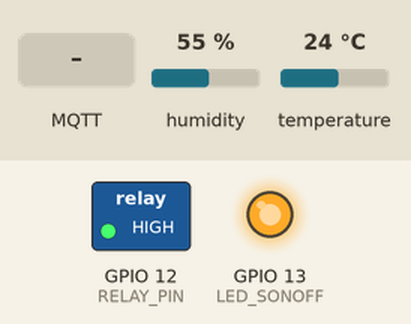
Recording of a sketch running on a simulated ESP8266 (NodeMCU). On the bench: switched loads named in the sketch (green lamp = pin HIGH), output pins drawn as LEDs (lit = HIGH). Inputs (shaded band) come from the test bench; at power-on: humidity 55 %, temperature 24 °C. WiFi joins after 1.5 s; servers stay silent unless stated; no MQTT or app messages arrive unless stated; not simulated (calls return 0 or success): secrets_config.h; what the sketch prints to the serial monitor is not drawn.

Above: at 2.7 s.
2.8 s: MQTT message "ON" arrives on the first subscribed topic
At 2.93 s:
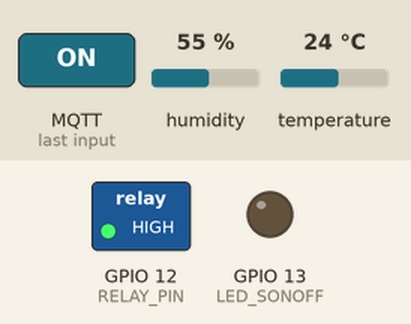
4.3 s: MQTT message "OFF" arrives on the first subscribed topic
At 4.9 s:
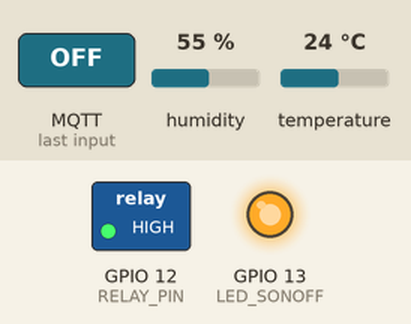
5.8 s: MQTT message "AUTO" arrives on the first subscribed topic
At 5.93 s:
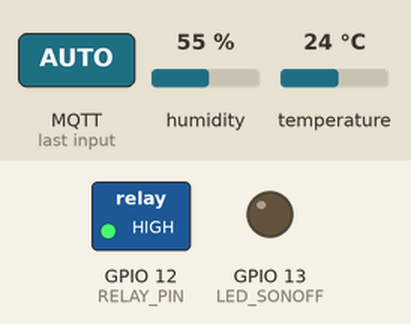
Timing chart, 0 to 8.8 s (numbered marks = the images above; inputs shaded):
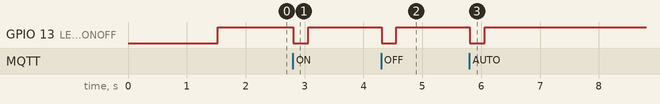

The sketch:

garage_ventilator.ino
```cpp
#include <ESP8266WiFi.h>  //For ESP8266
#include <PubSubClient.h> //For MQTT
#include <ESP8266mDNS.h>  //For OTA
#include <WiFiUdp.h>      //For OTA
#include <ArduinoOTA.h>   //For OTA
#include <DHT.h>
#include "ArduinoJson.h"
#include "secrets_config.h" //For wifi/mqtt secrets

// DHT
#define DHTPIN 3 //GPIO 03 - RX PIN  //GPIO 01 - TX PIN
#define DHTTYPE DHT22

DHT dht = DHT(DHTPIN, DHTTYPE);

// configured in "secrets_config.h"
//**********************************
//WIFI configuration
//#define wifi_ssid "ssidname"
//#define wifi_password "password"

//MQTT configuration
//#define mqtt_server "192.168.100.3"
//#define mqtt_user "username"
//#define mqtt_password "password"
//**********************************
String mqtt_client_id="ESP8266-garageventilator";
//MQTT Topic configuration
#define mqtt_topic "home/garage/ventilator/status"

//sonoff relay pint
int RELAY_PIN = 12;
int LED_SONOFF = 13;

//wifi status
int status = WL_IDLE_STATUS;

//default values for fan
//can be set via mqtt message
int humid_low = 55;
int humid_high = 65;
String FANMODE = "ON";

//define dht22 sensor and relay status
String humidity;
String temperature;
String FANSTATUS = "ON";

//MQTT client
WiFiClient espClient;
PubSubClient mqtt_client(espClient);

//Necesary to make Arduino Software autodetect OTA device
WiFiServer TelnetServer(8266);

// Receive JSON messages
void mqtt_callback(char* topic, byte* payload, unsigned int length) {

  String message;
  for (int i = 0; i < length; i++) {
    char c = (char)payload[i];
    message += c;
  }
  Serial.print("received Topic ");
  Serial.print(topic);
  Serial.print(" | ");
  Serial.println(message);
  //calculate capacity with: https://arduinojson.org/v6/assistant/
  const size_t capacity = JSON_OBJECT_SIZE(3) + 60;
  DynamicJsonDocument doc(capacity);

  //const char* json =  "{\"mode\":\"AUTO\",\"humid_low\":55,\"humid_high\":65}"

  deserializeJson(doc, message);

  const char* mode = doc["mode"]; // "AUTO" // "ON" // "OFF"
  FANMODE = mode;
  humid_low = doc["humid_low"]; // 55
  humid_high = doc["humid_high"]; // 65

  if (FANMODE == "ON") {
    digitalWrite(RELAY_PIN, HIGH);
    FANSTATUS = "ON";
  } else if (FANMODE == "OFF") {
    digitalWrite(RELAY_PIN, LOW);
    FANSTATUS = "OFF";
  } else if ( FANMODE == "AUTO") {
    handleFanAUTOmode();
  }
  //send status back after every message received
  getAndSendTemperatureAndHumidityData();
}

void setup_wifi() {
  delay(10);
  Serial.print("Connecting to ");
  Serial.print(wifi_ssid);
  WiFi.hostname("sonoff-garagevent");
  WiFi.begin(wifi_ssid, wifi_password);
  MDNS.begin("sonoff-garagevent");
  while (WiFi.status() != WL_CONNECTED) {
    delay(500);
    Serial.print(".");
  }
  Serial.println("OK");
  Serial.print("IP address: ");
  Serial.println(WiFi.localIP());
}

void setup() {
  Serial.begin(115200);
  Serial.println("\r\nBooting...");

  //Relay always ON if no access to networks etc, works as dummy cable
  pinMode(RELAY_PIN, OUTPUT);
  digitalWrite(RELAY_PIN, HIGH);
  pinMode(LED_SONOFF, OUTPUT);
  digitalWrite(LED_SONOFF, LOW); // LOW will turn on the LED

  setup_wifi();

  Serial.print("Configuring OTA device...");
  TelnetServer.begin();   //Necesary to make Arduino Software autodetect OTA device
  ArduinoOTA.onStart([]() {Serial.println("OTA starting...");});
  ArduinoOTA.onEnd([]() {Serial.println("OTA update finished!");Serial.println("Rebooting...");});
  ArduinoOTA.onProgress([](unsigned int progress, unsigned int total) {Serial.printf("OTA in progress: %u%%\r\n", (progress / (total / 100)));});
  ArduinoOTA.onError([](ota_error_t error) {
    Serial.printf("Error[%u]: ", error);
    if (error == OTA_AUTH_ERROR) Serial.println("Auth Failed");
    else if (error == OTA_BEGIN_ERROR) Serial.println("Begin Failed");
    else if (error == OTA_CONNECT_ERROR) Serial.println("Connect Failed");
    else if (error == OTA_RECEIVE_ERROR) Serial.println("Receive Failed");
    else if (error == OTA_END_ERROR) Serial.println("End Failed");
  });
  ArduinoOTA.begin();
  Serial.println("OK");

  Serial.println("Configuring MQTT server...");
  mqtt_client.setServer(mqtt_server, 1883);
  //Listen mqtt messages
  mqtt_client.setCallback(mqtt_callback);
  Serial.printf("   Server IP: %s\r\n",mqtt_server);
  Serial.printf("   Username:  %s\r\n",mqtt_user);
  Serial.println("   Cliend Id: "+mqtt_client_id);
  Serial.println("   MQTT configured!");
  digitalWrite(LED_SONOFF, HIGH); // HIGH will turn off the LED

  dht.begin();

  Serial.println("Setup completed! Running app...");
}

long now = 0; //in ms
long lastMsg = 0;
long nowMin = 0;
long lastMsgMin = 0;
int MINUTE = 1000 *60; //in ms
int FANAUTOMODE_timeout = 1000*60*10; //10min in ms

void reconnectWiFi() {
  while (WiFi.status() != WL_CONNECTED) {
    delay(100);
    Serial.print(".");
  }
}

void mqtt_reconnect() {

  // Loop until we're reconnected
  while (!mqtt_client.connected()) {

    status = WiFi.status();
    if ( status != WL_CONNECTED) {
      WiFi.begin(wifi_ssid, wifi_password);
      while (WiFi.status() != WL_CONNECTED) {
        delay(500);
        Serial.print(".");
      }
      Serial.println("Connected to AP");
    }

    Serial.print("Attempting MQTT connection...");
    // Attempt to connect

    if (mqtt_client.connect(mqtt_client_id.c_str(), mqtt_user, mqtt_password)) {
      Serial.println("connected");
        mqtt_client.subscribe("home/garage/ventilator/cmd");
    } else {
      Serial.print("failed, rc=");
      Serial.print(mqtt_client.state());
      Serial.println(" try again in 1 seconds");
      // Wait 1 seconds before retrying
      delay(1000);
    }
  }
}

boolean mqtt_publish(char* topic_tosend, String payload_tosend) {
  if (WiFi.status() == WL_CONNECTED) {
    if (mqtt_client.connect((char*) mqtt_client_id.c_str(), mqtt_user, mqtt_password)) {
      unsigned int msg_length = payload_tosend.length();
      byte* p = (byte*)malloc(msg_length);
      memcpy(p, (char*) payload_tosend.c_str(), msg_length);

      if (mqtt_client.publish(topic_tosend, p, msg_length, 1)) {
        free(p);
        //todo: neeed?
        mqtt_client.disconnect();
        Serial.println(payload_tosend);
        return 1;
      } else {
        free(p);
        mqtt_client.disconnect();
        return 0;
      }
    } else {
      Serial.println("mqtt conn failed");
      return 0;
    }
  } else {
    Serial.println("wifi not connected");
    mqtt_reconnect();
    return 0;
  }
}

boolean sendMsg(char* topic_tosend, String payload_tosend) {
  int Attempt = 0;
  while (mqtt_publish(topic_tosend, payload_tosend) == 0) {
    delay(100);
    Attempt++;
    if (Attempt == 5) {
      Serial.println("mqtt pub failed");
      break;
    }
  }
   //Serial.println("message sent");
}

void getAndSendTemperatureAndHumidityData() {
  Serial.println("Collecting temperature data.");

  // Reading temperature or humidity takes about 250 milliseconds!
  float h = dht.readHumidity();
  // Read temperature as Celsius (the default)
  float t = dht.readTemperature();

  // Check if any reads failed and exit early (to try again).
  if (isnan(h) || isnan(t)) {
    Serial.println("Failed to read from DHT sensor!");
    return;
  }

  Serial.print("Humidity: ");
  Serial.print(h);
  Serial.print(" %\t");
  Serial.print("Temperature: ");
  Serial.print(t);
  Serial.print(" *C ");

  temperature = String(t);
  humidity = String(h);

  // Just debug messages
  Serial.print( "Sending temperature and humidity : [" );
  Serial.print( temperature ); Serial.print( "," );
  Serial.print( humidity );
  Serial.print( "]   -> " );

  // Prepare a JSON payload string
  String payload = "{";
  payload += "\"temp\":"; payload += temperature; payload += ",";
  payload += "\"humid\":"; payload += humidity; payload += ",";
  payload += "\"mode\":"; payload += "\""; payload += FANMODE; payload += "\""; payload += ",";
  payload += "\"fan\":"; payload += "\""; payload += FANSTATUS; payload += "\"";;
  payload += "}";

  digitalWrite(LED_SONOFF, LOW); // LOW will turn on the LED
  sendMsg(mqtt_topic, payload);
  delay(200);
  digitalWrite(LED_SONOFF, HIGH); // HIGH will turn off the LED
}

void loop() {

  ArduinoOTA.handle();

  if (!mqtt_client.connected()) {
    mqtt_reconnect();
  }
  reconnectWiFi(); // Retry WiFi Network connection
  mqtt_client.loop();

  now = millis();
  nowMin = millis();

  //if mode == AUTO, check the min max values every 10minutes only
  //unless there is new mode change from mqtt
  if (now - lastMsg > FANAUTOMODE_timeout) {
      lastMsg = now;
    if (FANMODE == "AUTO") {
      handleFanAUTOmode();
      getAndSendTemperatureAndHumidityData();
    }
  }
  //send humid,temp, fan status values once in a minute
  if (nowMin - lastMsgMin > MINUTE) {
    Serial.println("Checking AUTO MODE status");
    lastMsgMin = nowMin;
    getAndSendTemperatureAndHumidityData();
  }
}

void handleFanAUTOmode() {

    // Reading temperature or humidity takes about 250 milliseconds!
    float h = dht.readHumidity();
    // Read temperature as Celsius (the default)
    float t = dht.readTemperature();

    // Check if any reads failed and exit early (to try again).
    if (isnan(h) || isnan(t)) {
      Serial.println("Failed to read from DHT sensor! enabling FAN");
      digitalWrite(RELAY_PIN, HIGH);
      FANSTATUS = "ON";
    } else {
      Serial.print("handleFanAUTOmode: ");
      Serial.print("Humidity: ");
      Serial.print(h);
      Serial.print(" %\t");
      Serial.print("Temperature: ");
      Serial.print(t);
      Serial.print(" *C ");

      //stop fan
      if (h <= humid_low ) {
         digitalWrite(RELAY_PIN, LOW);
         FANSTATUS = "OFF";
      }
      //start fan
      if (h >= humid_high) {
        digitalWrite(RELAY_PIN, HIGH);
        FANSTATUS = "ON";
      }
    }

}
```

Measured:
- after the input at 2.8 s, GPIO 13 (LED_SONOFF): HIGH → LOW at once, → HIGH 0.25 s later
- after the input at 4.3 s, GPIO 13 (LED_SONOFF): HIGH → LOW at once, → HIGH 0.25 s later
- after the input at 5.8 s, GPIO 13 (LED_SONOFF): HIGH → LOW at once, → HIGH 0.25 s later
